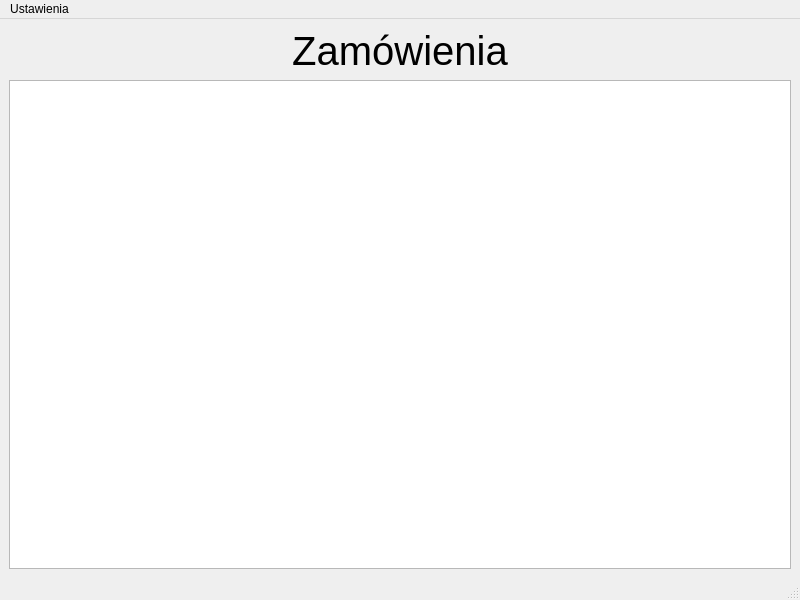
<?xml version="1.0" encoding="UTF-8"?>
<ui version="4.0">
 <class>MainWindow</class>
 <widget class="QMainWindow" name="MainWindow">
  <property name="geometry">
   <rect>
    <x>0</x>
    <y>0</y>
    <width>800</width>
    <height>600</height>
   </rect>
  </property>
  <property name="windowTitle">
   <string>MainWindow</string>
  </property>
  <widget class="QWidget" name="centralwidget">
   <layout class="QVBoxLayout" name="verticalLayout">
    <item>
     <layout class="QHBoxLayout" name="horizontalLayout">
      <item>
       <widget class="QLabel" name="label">
        <property name="font">
         <font>
          <pointsize>30</pointsize>
         </font>
        </property>
        <property name="text">
         <string>Zamówienia</string>
        </property>
        <property name="alignment">
         <set>Qt::AlignCenter</set>
        </property>
       </widget>
      </item>
     </layout>
    </item>
    <item>
     <widget class="QTableWidget" name="ordersTable">
      <property name="font">
       <font>
        <pointsize>15</pointsize>
        <weight>75</weight>
        <bold>true</bold>
       </font>
      </property>
      <property name="styleSheet">
       <string notr="true"/>
      </property>
      <property name="lineWidth">
       <number>1</number>
      </property>
      <property name="midLineWidth">
       <number>0</number>
      </property>
      <property name="horizontalScrollBarPolicy">
       <enum>Qt::ScrollBarAlwaysOff</enum>
      </property>
      <property name="editTriggers">
       <set>QAbstractItemView::NoEditTriggers</set>
      </property>
      <property name="selectionMode">
       <enum>QAbstractItemView::NoSelection</enum>
      </property>
      <property name="selectionBehavior">
       <enum>QAbstractItemView::SelectRows</enum>
      </property>
      <property name="gridStyle">
       <enum>Qt::NoPen</enum>
      </property>
      <attribute name="horizontalHeaderVisible">
       <bool>false</bool>
      </attribute>
      <attribute name="horizontalHeaderMinimumSectionSize">
       <number>200</number>
      </attribute>
      <attribute name="horizontalHeaderDefaultSectionSize">
       <number>200</number>
      </attribute>
      <attribute name="horizontalHeaderHighlightSections">
       <bool>false</bool>
      </attribute>
      <attribute name="horizontalHeaderStretchLastSection">
       <bool>false</bool>
      </attribute>
      <attribute name="verticalHeaderVisible">
       <bool>false</bool>
      </attribute>
      <attribute name="verticalHeaderMinimumSectionSize">
       <number>100</number>
      </attribute>
      <attribute name="verticalHeaderDefaultSectionSize">
       <number>100</number>
      </attribute>
      <attribute name="verticalHeaderHighlightSections">
       <bool>false</bool>
      </attribute>
      <attribute name="verticalHeaderStretchLastSection">
       <bool>false</bool>
      </attribute>
     </widget>
    </item>
   </layout>
  </widget>
  <widget class="QMenuBar" name="menubar">
   <property name="geometry">
    <rect>
     <x>0</x>
     <y>0</y>
     <width>800</width>
     <height>25</height>
    </rect>
   </property>
   <widget class="QMenu" name="menuUstawienia">
    <property name="title">
     <string>Ustawienia</string>
    </property>
    <addaction name="actionStartServer"/>
    <addaction name="actionStopServer"/>
    <addaction name="actionKonfiguracja"/>
    <addaction name="separator"/>
    <addaction name="actionInformacje"/>
   </widget>
   <addaction name="menuUstawienia"/>
  </widget>
  <widget class="QStatusBar" name="statusbar"/>
  <action name="actionKonfiguracja">
   <property name="text">
    <string>Konfiguracja</string>
   </property>
  </action>
  <action name="actionInformacje">
   <property name="text">
    <string>Informacje</string>
   </property>
  </action>
  <action name="actionStartServer">
   <property name="text">
    <string>Stwórz serwer</string>
   </property>
  </action>
  <action name="actionStopServer">
   <property name="text">
    <string>Rozłącz serwer</string>
   </property>
  </action>
 </widget>
 <resources/>
 <connections/>
</ui>
